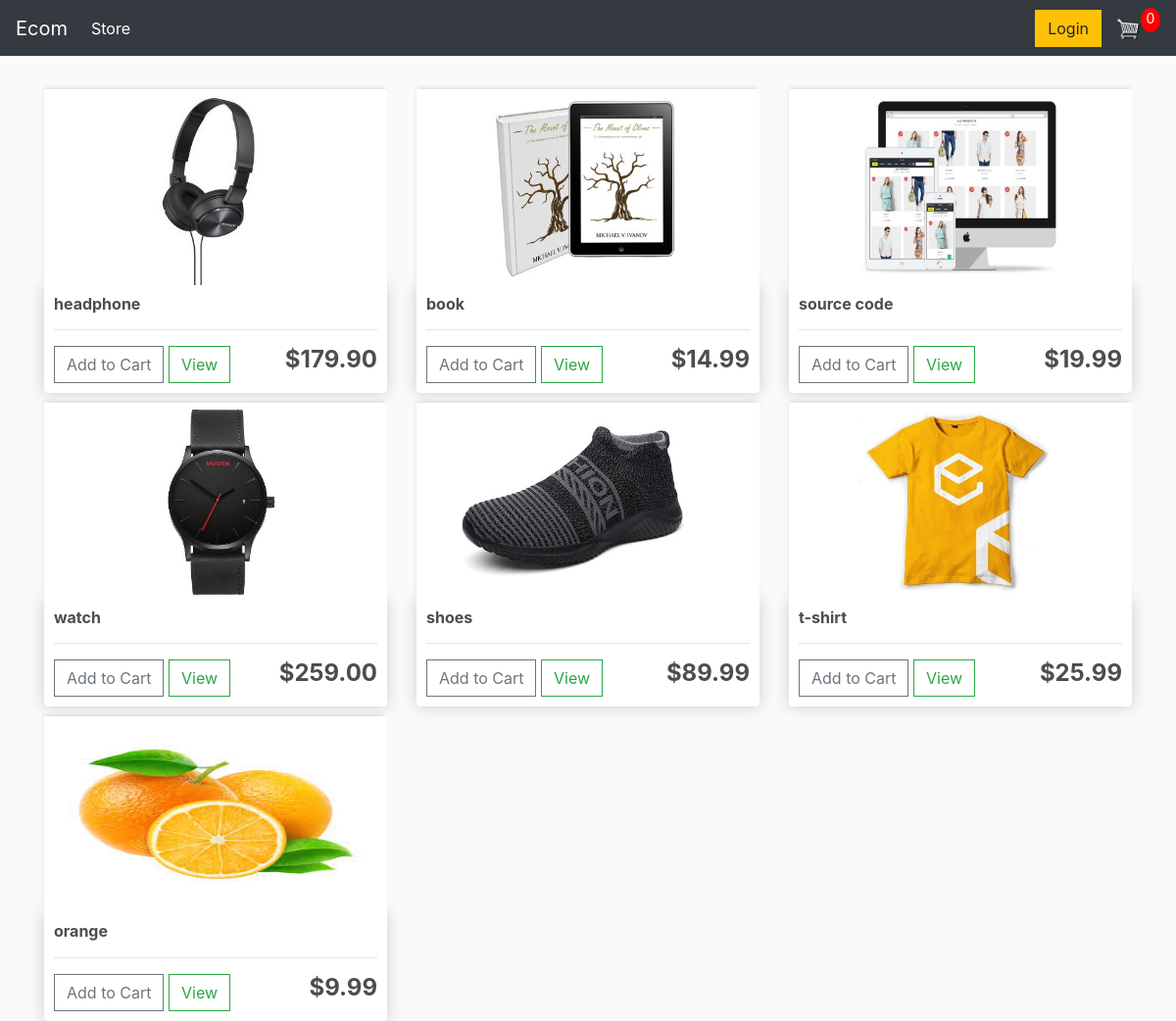
The page / on the database its author committed.
### store/models.py (models this page shows, shortened)
class Product(models.Model):
    name = models.CharField(max_length=200)
    price = models.DecimalField(max_digits=7, decimal_places=2)
    digital = models.BooleanField(default=False, null=True, blank=True)
    image = models.ImageField(null=True, blank=True)
    @property
    def imageURL(self):
        try:
            url = self.image.url
        except:
            url = ''
        return url

### store/views.py (the view)
# urls.py: path('', include('store.urls')),
def store(request):
	data = cartData(request)
	cartItems = data['cartItems']
	order = data['order']
	items = data['items']
	products = Product.objects.all()
	context = {'products':products, 'cartItems':cartItems}
	return render(request, 'store/store.html', context)

### store/utils.py (called while the page is built, shortened)
def cookieCart(request):
	try:
		cart = json.loads(request.COOKIES['cart'])
	except:
		cart = {}
		print('CART:', cart)
	items = []
	order = {'get_cart_total':0, 'get_cart_items':0, 'shipping':False}
	cartItems = order['get_cart_items']
	return {'cartItems':cartItems ,'order':order, 'items':items}

def cartData(request):
	if request.user.is_authenticated:
		customer = request.user.customer
		order, created = Order.objects.get_or_create(customer=customer, complete=False)
		items = order.orderitem_set.all()
		cartItems = order.get_cart_items
	else:
		cookieData = cookieCart(request)
		cartItems = cookieData['cartItems']
		order = cookieData['order']
		items = cookieData['items']
	return {'cartItems':cartItems ,'order':order, 'items':items}

### store/templates/store/store.html
{% extends 'store/main.html' %}
{% load static %}
{% block content %}
	<div class="row">
		{% for product in products %}
		<div class="col-lg-4">
			<img class="thumbnail" src="{{product.imageURL}}">
			<div class="box-element product">
				<h6><strong>{{product.name}}</strong></h6>
				<hr>
				<button data-product="{{product.id}}" data-action="add" class="btn btn-outline-secondary add-btn update-cart">Add to Cart</button>
				<a class="btn btn-outline-success" href="#">View</a>
				<h4 style="display: inline-block; float: right"><strong>${{product.price}}</strong></h4>
			</div>
		</div>
		{% endfor %}
	</div>
{% endblock content %}

### store/templates/store/main.html (shortened to what this page needs)
<!DOCTYPE html>
{% load static %}
<html>
<head>
	<link rel="stylesheet" href="https://stackpath.bootstrapcdn.com/bootstrap/4.4.1/css/bootstrap.min.css">
	<link rel="stylesheet" type="text/css" href="{% static 'css/main.css' %}">
</head>
<body>
	<nav class="navbar navbar-expand-lg navbar-dark bg-dark">
	  <a class="navbar-brand" href="{% url 'store' %}">Ecom</a>
	  <div class="collapse navbar-collapse" id="navbarSupportedContent">
	    <ul class="navbar-nav mr-auto">
	      <li class="nav-item active">
	        <a class="nav-link" href="{% url 'store' %}">Store <span class="sr-only">(current)</span></a>
	      </li>
	    </ul>
	    <div class="form-inline my-2 my-lg-0">
	     	<a href="#"class="btn btn-warning">Login</a>
	     	<a href="{% url 'cart' %}">
	    		<img  id="cart-icon" src="{% static 'images/cart.png' %}">
	    	</a>
	    	<p id="cart-total">{{cartItems}}</p>
	    </div>
	  </div>
	</nav>
     <div class="container">
            <br>
            {% block content %}
            {% endblock content %}
         </div>
</body>
</html>

### static/css/main.css (style rules this page uses)
body { background-color: hsl(0, 0%, 98%); }
h1,h2,h3,h4,h5,h6 { color:hsl(0, 0%, 30%); }
.box-element { box-shadow:hsl(0, 0%, 80%) 0 0 16px; background-color: #fff; border-radius: 4px; padding: 10px; }
.thumbnail { width: 100%; height: 200px; -webkit-box-shadow: -1px -3px 5px -2px rgba(214,214,214,1); -moz-box-shadow: -1px -3px 5px -2px rgba(214,214,214,1); box-shadow: -1px -3px 5px -2px rgba(214,214,214,1); }
.product { border-radius: 0 0 4px 4px; }
#cart-icon { width:25px; display: inline-block; margin-left: 15px; }
#cart-total { display: block; text-align: center; color:#fff; background-color: red; width: 20px; height: 25px; border-radius: 50%; font-size: 14px; }
.col-lg-4, .col-lg-6, .col-lg-8, .col-lg-12 { margin-top: 10px; }
.btn { border-radius: 0; }

### rows shown on the page
Product: imageURL (picture), name "headphone", price "179.90"
Product: imageURL (picture), name "book", price "14.99"
Product: imageURL (picture), name "source code", price "19.99"
Product: imageURL (picture), name "watch", price "259.00"
Product: imageURL (picture), name "shoes", price "89.99"
Product: imageURL (picture), name "t-shirt", price "25.99"
Product: imageURL (picture), name "orange", price "9.99"

### other values the page prints
{{ cartItems }} "0"
